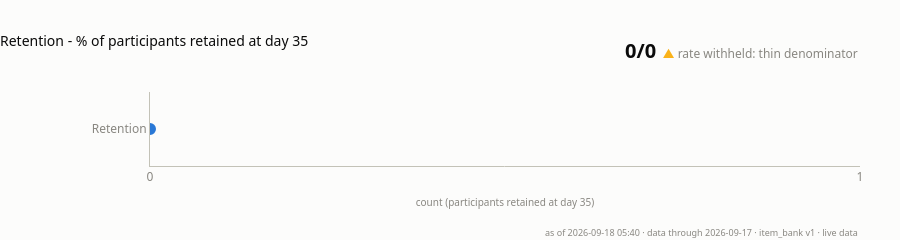

Write notebook code for a chart like this one.
### Code cell
# Formal retention needs day 35 and only one participant has reached it, so the
# rate is suppressed. A suppressed tile now plots its raw counts as a dot on a
# COUNT axis rather than drawing an invisible bar on a percent axis - during
# Phase 1 that is most of the board, and an empty axis tells the reader nothing.
cards["retention"]

### Figure 1 — Plotly figure (JSON) as saved in the notebook; plotly's stock layout.template omitted (floating-point values rounded to 4 significant figures)
{"data": [{"hovertemplate": "0 of 0<extra></extra>", "marker": {"color": "#2a78d6", "line": {"color": "#fcfcfb", "width": 2}, "size": 14}, "mode": "markers", "showlegend": false, "type": "scatter", "x": [0], "xaxis": "x", "y": ["Retention"], "yaxis": "y"}], "layout": {"annotations": [{"font": {"color": "#0b0b0b", "family": "system-ui, -apple-system, \"Segoe UI\", sans-serif", "size": 12}, "showarrow": false, "text": "<b style='font-size:20px'>0/0</b>  <span style='color:#fab219'>▲</span> <span style='color:#898781'>rate withheld: thin denominator</span>", "x": 1, "xanchor": "right", "xref": "paper", "y": 1, "yanchor": "bottom", "yref": "paper", "yshift": 26}, {"font": {"color": "#898781", "family": "system-ui, -apple-system, \"Segoe UI\", sans-serif", "size": 9}, "showarrow": false, "text": "as of 2026-09-18 05:40 · data through 2026-09-17 · item_bank v1 · live data", "x": 1, "xanchor": "right", "xref": "paper", "y": 0, "yanchor": "top", "yref": "paper", "yshift": -58}], "bargap": 0.5, "font": {"color": "#52514e", "family": "system-ui, -apple-system, \"Segoe UI\", sans-serif", "size": 12}, "height": 193, "hoverlabel": {"bgcolor": "#fcfcfb", "font": {"color": "#0b0b0b", "family": "system-ui, -apple-system, \"Segoe UI\", sans-serif"}}, "legend": {"font": {"color": "#52514e", "size": 10}, "orientation": "h", "x": 0, "y": -0.3}, "margin": {"b": 74, "l": 150, "r": 40, "t": 92}, "paper_bgcolor": "#fcfcfb", "plot_bgcolor": "#fcfcfb", "showlegend": false, "title": {"font": {"color": "#0b0b0b", "size": 14}, "text": "Retention - % of participants retained at day 35", "x": 0, "xanchor": "left"}, "xaxis": {"anchor": "y", "domain": [0, 1], "dtick": 1, "linecolor": "#c3c2b7", "rangemode": "tozero", "showgrid": false, "tickfont": {"color": "#898781"}, "tickformat": "d", "title": {"font": {"color": "#898781", "size": 10}, "text": "count (participants retained at day 35)"}, "zeroline": false}, "yaxis": {"anchor": "x", "domain": [0, 1], "linecolor": "#c3c2b7", "showgrid": false, "showticklabels": true, "tickfont": {"color": "#898781", "size": 12}, "zeroline": false}}}
